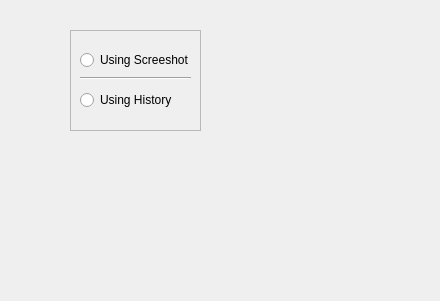
<?xml version="1.0" encoding="UTF-8"?>
<ui version="4.0">
 <class>block_setting</class>
 <widget class="QWidget" name="block_setting">
  <property name="geometry">
   <rect>
    <x>0</x>
    <y>0</y>
    <width>440</width>
    <height>301</height>
   </rect>
  </property>
  <property name="windowTitle">
   <string>Form</string>
  </property>
  <widget class="QFrame" name="menu_setting">
   <property name="enabled">
    <bool>true</bool>
   </property>
   <property name="geometry">
    <rect>
     <x>70</x>
     <y>30</y>
     <width>131</width>
     <height>101</height>
    </rect>
   </property>
   <property name="frameShape">
    <enum>QFrame::Shape::StyledPanel</enum>
   </property>
   <property name="frameShadow">
    <enum>QFrame::Shadow::Plain</enum>
   </property>
   <widget class="QRadioButton" name="choice_screenshot_2">
    <property name="geometry">
     <rect>
      <x>10</x>
      <y>20</y>
      <width>111</width>
      <height>20</height>
     </rect>
    </property>
    <property name="text">
     <string>Using Screeshot</string>
    </property>
    <property name="autoExclusive">
     <bool>false</bool>
    </property>
   </widget>
   <widget class="Line" name="line">
    <property name="geometry">
     <rect>
      <x>10</x>
      <y>40</y>
      <width>111</width>
      <height>16</height>
     </rect>
    </property>
    <property name="orientation">
     <enum>Qt::Orientation::Horizontal</enum>
    </property>
   </widget>
   <widget class="QRadioButton" name="choice_history_2">
    <property name="geometry">
     <rect>
      <x>10</x>
      <y>60</y>
      <width>121</width>
      <height>20</height>
     </rect>
    </property>
    <property name="text">
     <string>Using History</string>
    </property>
    <property name="autoExclusive">
     <bool>false</bool>
    </property>
   </widget>
  </widget>
 </widget>
 <resources/>
 <connections/>
</ui>
